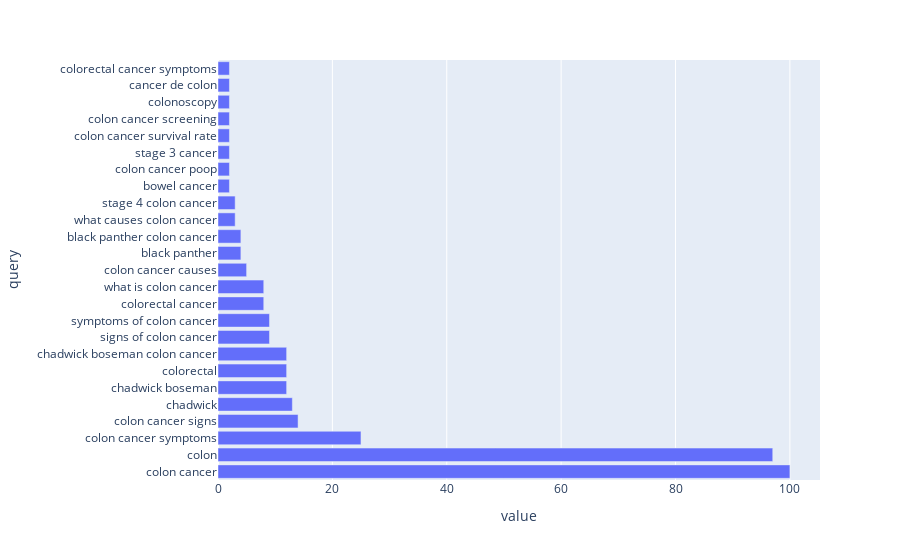

This figure's notebook cell:
### Code cell
bar_chart(df1)

### Figure 1 — Plotly figure (JSON) as saved in the notebook; plotly's stock layout.template omitted (floating-point values rounded to 4 significant figures)
{"data": [{"alignmentgroup": "True", "hovertemplate": "value=%{x}<br>query=%{y}<extra></extra>", "legendgroup": "", "marker": {"color": "#636efa", "pattern": {"shape": ""}}, "name": "", "offsetgroup": "", "orientation": "h", "showlegend": false, "textposition": "auto", "type": "bar", "x": [100, 97, 25, 14, 13, 12, 12, 12, 9, 9, 8, 8, 5, 4, 4, 3, 3, 2, 2, 2, 2, 2, 2, 2, 2], "xaxis": "x", "y": ["colon cancer", "colon", "colon cancer symptoms", "colon cancer signs", "chadwick", "chadwick boseman", "colorectal", "chadwick boseman colon cancer", "signs of colon cancer", "symptoms of colon cancer", "colorectal cancer", "what is colon cancer", "colon cancer causes", "black panther", "black panther colon cancer", "what causes colon cancer", "stage 4 colon cancer", "bowel cancer", "colon cancer poop", "stage 3 cancer", "colon cancer survival rate", "colon cancer screening", "colonoscopy", "cancer de colon", "colorectal cancer symptoms"], "yaxis": "y"}], "layout": {"barmode": "relative", "legend": {"tracegroupgap": 0}, "margin": {"t": 60}, "xaxis": {"anchor": "y", "domain": [0, 1], "title": {"text": "value"}}, "yaxis": {"anchor": "x", "domain": [0, 1], "title": {"text": "query"}}}}
